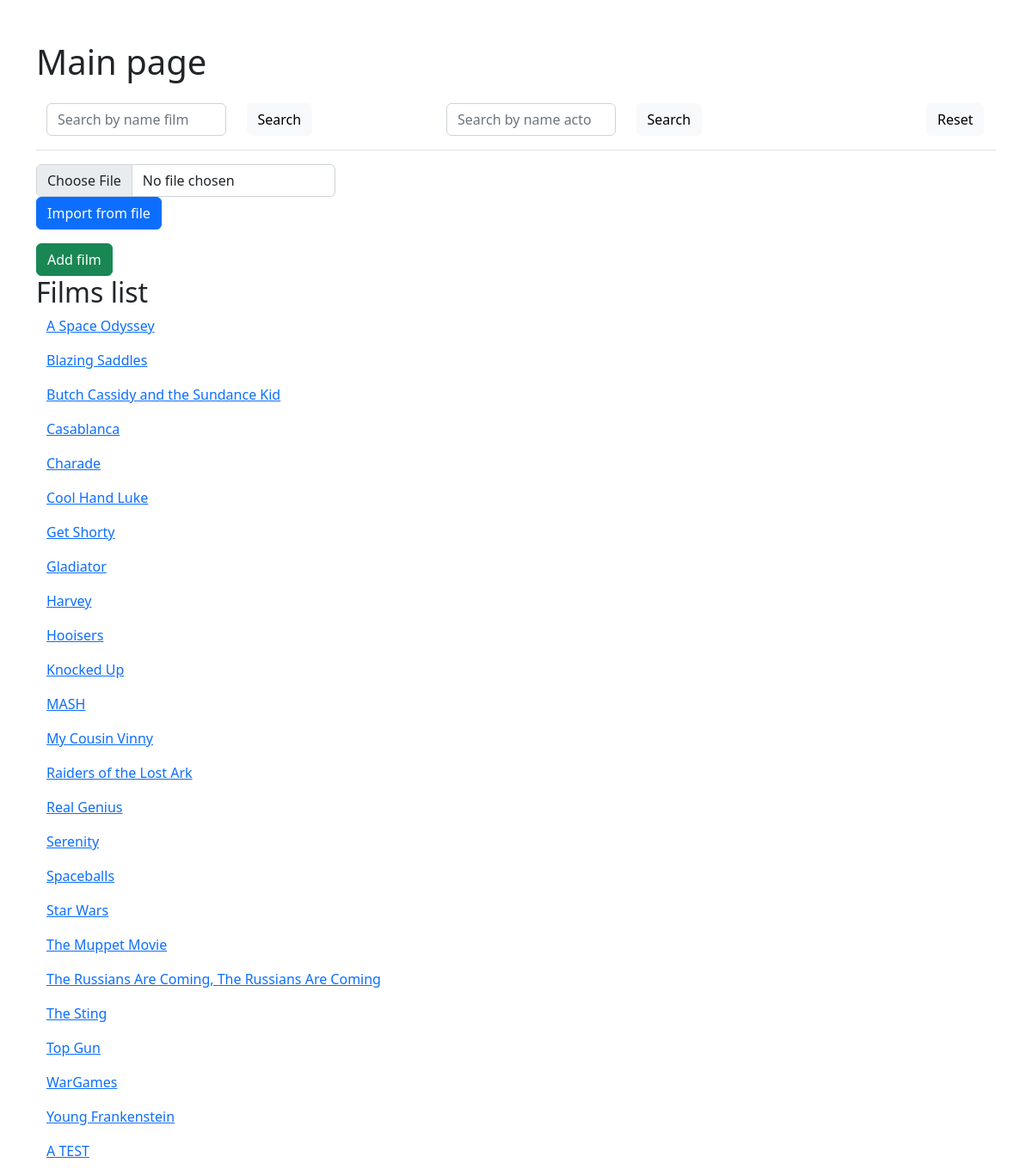
The page / (signed in) on the database its author committed.
### tables this page shows
CREATE TABLE `films` (
  `id` int NOT NULL,
  `name` varchar(255) NOT NULL,
  `year_of_issue` int NOT NULL,
  `format` varchar(255) NOT NULL,
  `cast_list` text NOT NULL
);

### classes/CommonFunction.php (called while the page is built, shortened)
<?php
class CommonFunction
{
    public static function checkSignIn (): bool
    {
        if (empty($_SESSION)) {
            return 0;
        } else {
            $idUser = intval($_SESSION['ID_USER']) ?? 0;
            return  $idUser;
        }
    }
}

### classes/DbConnection.php (called while the page is built)
<?php
class DbConnection
{
    private string $user    = 'root';
    private string $pass    = '';
    private string $db      = 'test_webbylab';
    private string $host    = 'localhost';
    public function connect () {
        try {
            $conn = new PDO("mysql:host=$this->host;dbname=$this->db", $this->user, $this->pass);
            return $conn;
        } catch (PDOException $pe) {
            echo "Could not connect to the database $this->db :" .$pe->getMessage();
            return [];
        }
    }
}

### classes/Film.php (called while the page is built, shortened)
<?php
class Film extends \DbConnection
{
    public PDO $db;
    public function __construct()
    {
        $this->connection = new \DbConnection();
        $this->db = $this->connection->connect();
    }
    public function getAllFilms (): array
    {
        $stmt = $this->db->prepare('SELECT * FROM films ORDER BY name');
        $stmt->execute([]);
        $result = [];
        foreach ($stmt as $row)
        {
            $result[] = $row;
        }
        return $result;
    }
}

### templates/hello_page.php (the view, shortened to what this page needs)
<div class="mt-5">
    <h1>Main page</h1>
    <div class="py-3 mb-3 border-bottom">
        <div class="container-fluid d-grid  align-items-center" >
            <div class="row">
                <div class="col-5">
                    <form class="row" role="search" action="" method="post">
                        <div class="col">
                            <input type="search"
                                   class="form-control"
                                   placeholder="Search by name film"
                                   aria-label="Search"
                                   name="SEARCH_BY_NAME"
                                   value="<?=$_POST['SEARCH_BY_NAME']?>">
                        </div>
                        <div class="col">
                            <button type="submit" class="btn btn-light">Search</button>
                        </div>
                    </form>
                </div>
                <div class="col-5">
                    <form class="w-100 me-3 row" role="search" action="" method="post">
                        <div class="col">
                            <input type="search"
                                   class="form-control"
                                   placeholder="Search by name actor"
                                   aria-label="Search"
                                   name="SEARCH_BY_ACTOR"
                                   value="<?=$_POST['SEARCH_BY_ACTOR']?>">
                        </div>
                        <div class="col">
                            <button type="submit" class="btn btn-light">Search</button>
                        </div>
                    </form>
                </div>
                <div class="col-2">
                    <form class="row" role="search" action="" method="post">
                        <div class="col">
                        </div>
                        <div class="col">
                            <button type="submit" class="btn btn-light">Reset</button>
                        </div>
                    </form>
                </div>
            </div>
        </div>
    </div>
    <div class="row col-4">
        <form class="container-fluid pb-3" method="post" action="" enctype="multipart/form-data">
            <input class="form-control" type="file" name="IMPORT_FILE">
            <button type="submit" class="btn btn-primary">Import from file</button>
        </form>
        <div>
            <a href="/?ADD_FILM=Y" class="btn btn-success">Add film</a>
        </div>
    </div>
    <h2>Films list</h2>
    <?php foreach ($allFilms as $filmData):?>
        <div class="container-fluid pb-3">
            <a href="?ID_FILM=<?=$filmData['id']?>"><?=$filmData['name']?></a>
        </div>
    <?php endforeach;?>
</div>

### layout/header.php (shortened to what this page needs)
<?php
require_once "classes/CommonFunction.php";
require_once "classes/DbConnection.php";
require_once "classes/Film.php";
?>
<!doctype html>
<html lang="en">
<head>
    <link href="https://cdn.jsdelivr.net/npm/bootstrap@5.2.0-beta1/dist/css/bootstrap.min.css"
          rel="stylesheet"
>
</head>
<body class="container">

### index.php (shortened to what this page needs)
<?php
require_once "layout/header.php";
$filmObj    = new Film();
if(CommonFunction::checkSignIn()) {
    if (empty($searchData)) {
        $allFilms   = $filmObj->getAllFilms();
    } else {
        $allFilms   = $filmObj->getFilmByFilter($searchData);
    }
    if(empty($_GET)) {
        require_once "templates/hello_page.php";
    } else {
        $pageParam      = Router::page($_GET);
        $filmDetail     = $pageParam['DATA'];
        $nameTemplate   = $pageParam['NAME_TEMPLATE'];
        require_once $nameTemplate;
    }
} else {
    require_once "templates/sign_in.php";
}
require_once "layout/footer.php";

### layout/footer.php (shortened to what this page needs)
</body>
</html>

### rows shown on the page
films: name "A Space Odyssey"
films: name "Blazing Saddles"
films: name "Butch Cassidy and the Sundance Kid"
films: name "Casablanca"
films: name "Charade"
films: name "Cool Hand Luke"
films: name "Get Shorty"
films: name "Gladiator"
films: name "Harvey"
films: name "Hooisers"
films: name "Knocked Up"
films: name "MASH"
films: name "My Cousin Vinny"
films: name "Raiders of the Lost Ark"
films: name "Real Genius"
films: name "Serenity"
films: name "Spaceballs"
films: name "Star Wars"
films: name "The Muppet Movie"
films: name "The Russians Are Coming, The Russians Are Coming"
films: name "The Sting"
films: name "Top Gun"
films: name "WarGames"
films: name "Young Frankenstein"
films: name "A TEST"
